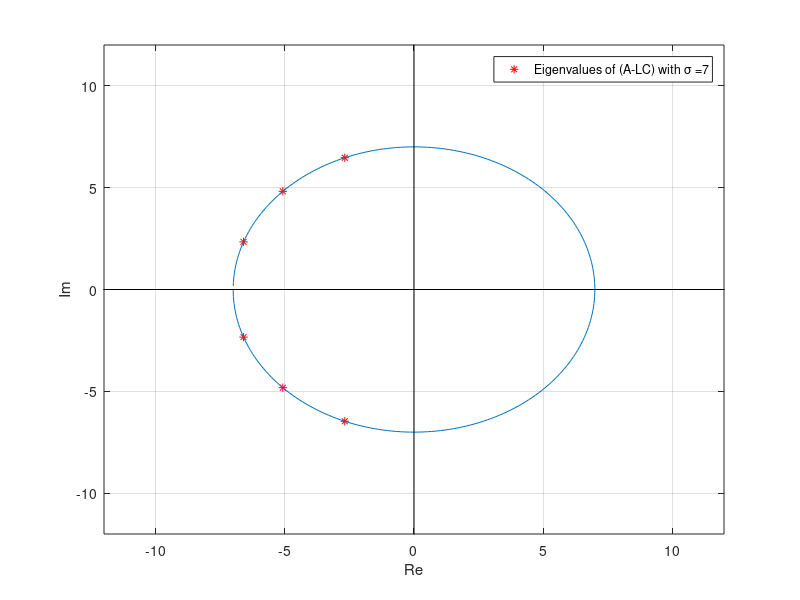

This figure's MATLAB source: (Note: this script raises an error after producing the figure.)
% FOR HELICOPTER NR 3-10
% This file contains the initialization for the helicopter assignment in
% the course TTK4115. Run this file before you execute QuaRC_ -> Build 
% to build the file heli_q8.mdl.

% Oppdatert h�sten 2006 av Jostein Bakkeheim
% Oppdatert h�sten 2008 av Arnfinn Aas Eielsen
% Oppdatert h�sten 2009 av Jonathan Ronen
% Updated fall 2010, Dominik Breu
% Updated fall 2013, Mark Haring
% Updated spring 2015, Mark Haring


%%%%%%%%%%% Calibration of the encoder and the hardware for the specific
%%%%%%%%%%% helicopter
Joystick_gain_x = 0.8;
Joystick_gain_y = -1;


%%%%%%%%%%% Physical constants
g = 9.81; % gravitational constant [m/s^2]
l_c = 0.46; % distance elevation axis to counterweight [m]
l_h = 0.66; % distance elevation axis to helicopter head [m]
l_p = 0.175; % distance pitch axis to motor [m]
m_c = 1.92; % Counterweight mass [kg]
m_p = 0.72; % Motor mass [kg]

%%%%%%%%%%% Found values
k_f = 0.154;
v_s_star = 6.5;
j_p = 2*m_p*(l_p)^2;
j_e = m_c*(l_c)^2 + 2*m_p*(l_h)^2;
j_lambda = m_c*(l_c)^2 + 2*m_p*((l_h)^2 + (l_p)^2);
L_1 = l_p * k_f;
L_2 = g*(m_c*l_c-2*m_p*l_h);
L_3 = k_f*l_h;
L_4 = -k_f*l_h;
k1 = L_1/(j_p);
k2 = L_3/j_e;
k3 = -(L_4*L_2)/(j_lambda*L_3);


%%%%%%%%%%%%%%%Task 3

%%%%%%%%%%%%%%% Problem 1

A0 = [0, 1, 0; 
     0, 0, 0; 
     0, 0, 0];

B0 = [0, 0; 
     0, k1; 
     k2, 0];
 
C0 = [1, 0 ,0;
      0, 0, 1];
 
R = [0.01, 0;%vs
     0, 500];%vd
 
%  R = [0.1, 0;%vs
%      0, .5];%vd
 
Q0 = diag([100, 30, 1000]);

K0 = lqr(A0, B0, Q0, R);

         %p  &p_r  &e_r gam zeta
Q = diag([0.001, 0.010, 2000, 0.1, 2000]);%edot
 
A = [A0 ,  zeros(3,2);
    C0,  zeros(2,2)];

B = [B0         ;
     zeros(2,2)];
     
C = [C0, zeros(2,2)];  

K = lqr(A, B, Q, R);

P = inv(C0*inv(B0*K0-A0)*B0);

%%%%%%%PART 4

%%%%Problem 2

A_e =  [[0 1 0 0 0 0]
        [0 0 0 0 0 0]
        [0 0 0 1 0 0]
        [0 0 0 0 0 0]
        [0 0 0 0 0 1]
        [k3 0 0 0 0 0]];
    
B_e =  [[0 0]
        [0 k1]
        [0 0]
        [k2 0]
        [0 0]
        [0 0]];
    
C_e =  [[1 0 0 0 0 0]
        [0 0 1 0 0 0]
        [0 0 0 0 1 0]];

  
observer = obsv(A_e, C_e);
rank(observer)
%L = place(A_e',C_e',poles)';
%A_est = A_e-L*C_e;
%eig(A_est)




%%%%%%%%%% Problem 3

C_elambda = [[0 0 1 0 0 0]
             [0 0 0 0 1 0]];
         
C_pe = [[1 0 0 0 0 0]
        [0 0 1 0 0 0]];

observer_elambda = obsv(A_e,C_elambda); % Full rank

ovserver_pe = obsv(A_e,C_pe); % Ikke full rank

poles = zeros(6,1);
omegac = 7; % 2 for elambda %18
for i = 0:2
    poles(i+1) = omegac * exp(1j*(i*2*pi/15+pi/2+pi/8));
end
for i = 4:6
    poles(i) = conj(poles(i-3));
end
poles

%%% Ploting poles
plot(real(poles),imag(poles),'r*');
hold on;


%%Plot circle
n = 256;
dPhi = 2*pi/n;
phi = (-pi:dPhi:pi-dPhi);
z = omegac*exp(1j*phi);
C = [ real(z) ; imag(z) ];
plot(z);

%plot axis
line([0 0], [-omegac-10 omegac+10],'color','k','linewidth',0.5) %y-axis
line([-omegac-10 omegac+10], [0 0],'color','k','linewidth',0.5) %x-axis 

legend(strcat('Eigenvalues of (A-LC) with \sigma =', num2str(omegac)));
xlabel('Re');
ylabel('Im');
grid on;
axis([-omegac-5,omegac+5,-omegac-5,omegac+5])


L = place(A_e',C_elambda',poles)';
A_est = A_e-L*C_elambda;